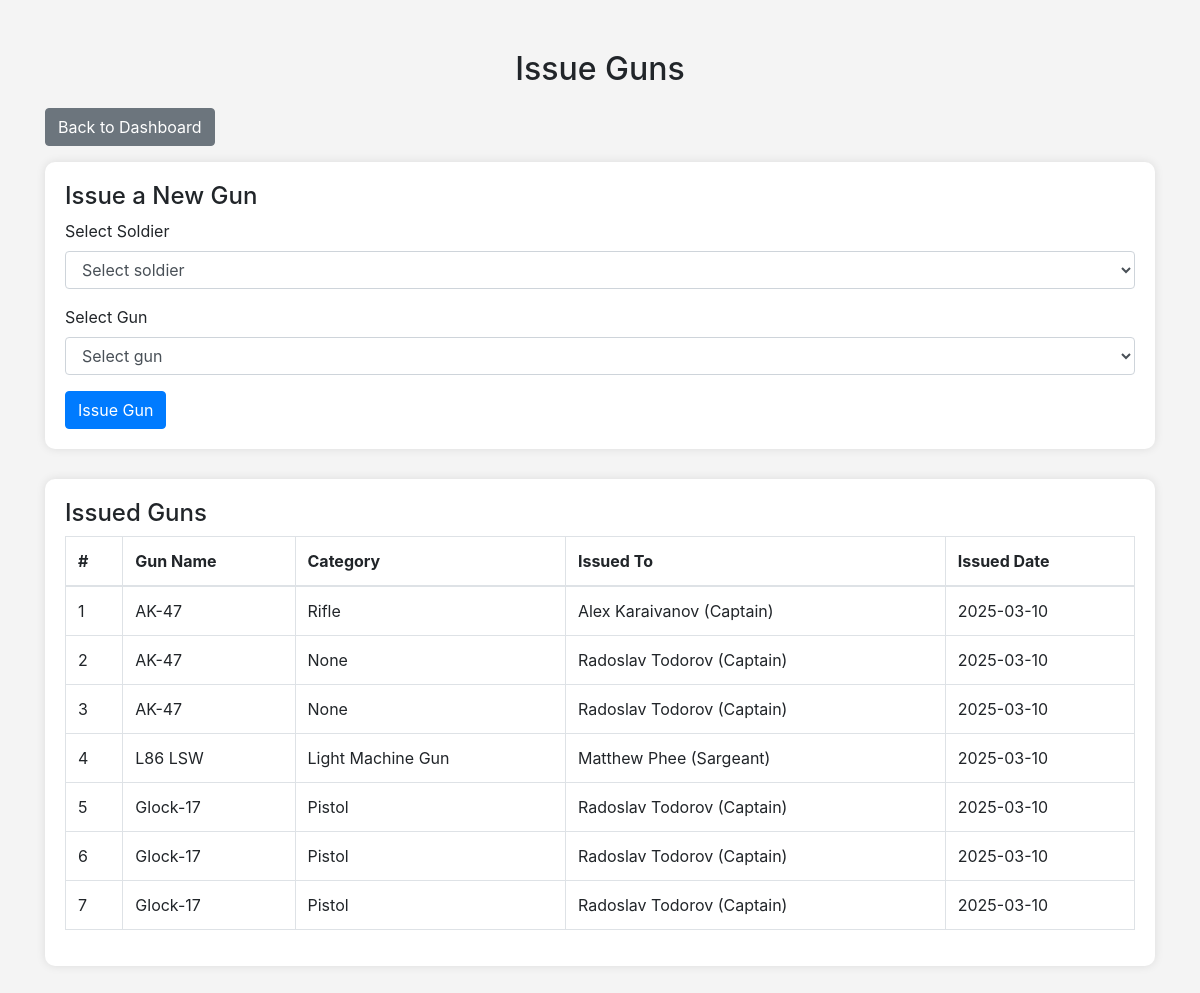
The app's page /guns/assign/ (signed in), older data.
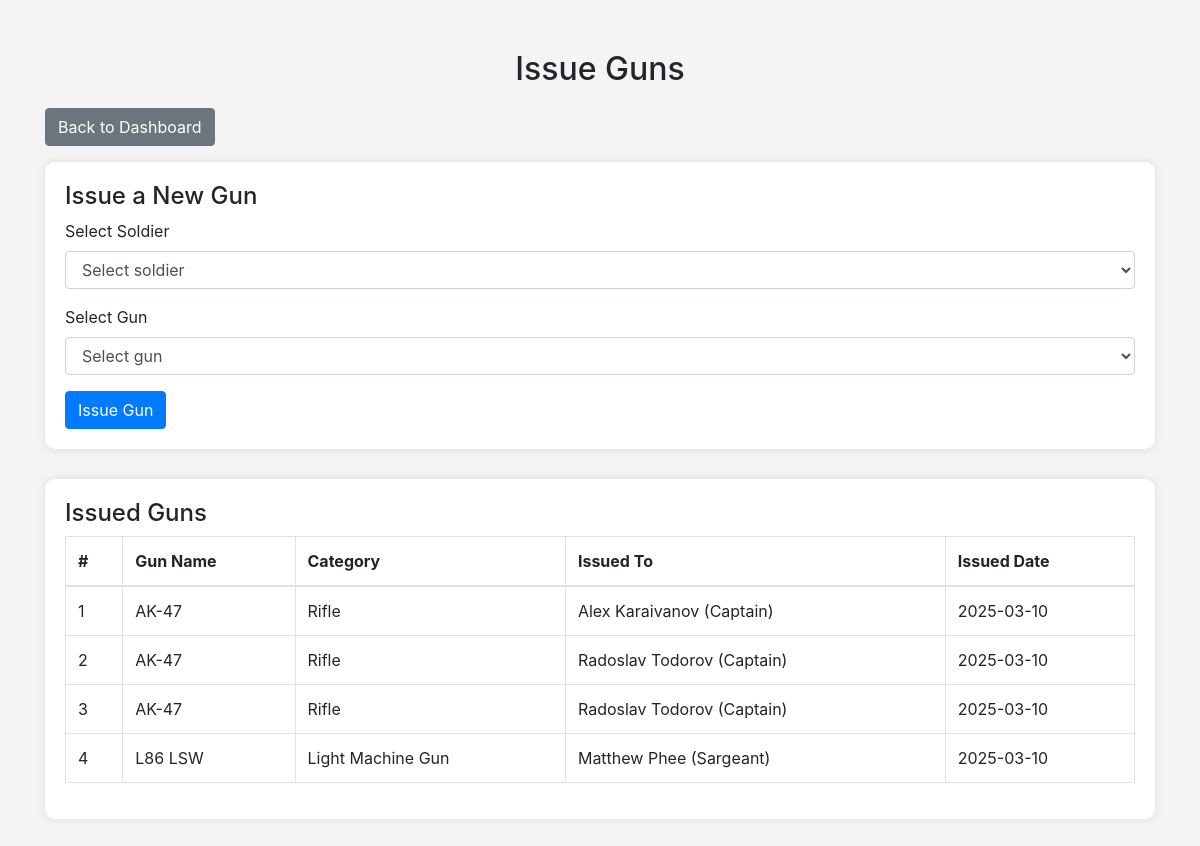
The same page, newer data.
### inventory_app/models.py (models this page shows, shortened)
class Assignment(models.Model):
    person = models.ForeignKey(Person, on_delete=models.CASCADE)
    gun = models.ForeignKey(Gun, on_delete=models.CASCADE)
    date_assigned = models.DateTimeField(auto_now_add=True)
    date_returned = models.DateTimeField(null=True, blank=True)

class Gun(models.Model):
    name = models.CharField(max_length=100)
    category = models.CharField(max_length=50, null=True, blank=True)
    is_assigned = models.BooleanField(default=False)

class Person(models.Model):
    user = models.OneToOneField(User, on_delete=models.CASCADE, null=True, blank=True)  # Allow nulls temporarily
    name = models.CharField(max_length=100)
    rank = models.ForeignKey('Rank', on_delete=models.CASCADE)

class Rank(models.Model):
    name = models.CharField(max_length=50)

### inventory_app/views.py (the view)
# urls.py: path('guns/assign/', views.assign_gun, name='assign_gun'),
@login_required
def assign_gun(request):
    if request.method == 'POST':
        person_id = request.POST.get('person')
        gun_id = request.POST.get('gun')
        if person_id and gun_id:
            person = Person.objects.get(id=person_id)
            gun = Gun.objects.get(id=gun_id)
            if not gun.is_assigned:
                Assignment.objects.create(person=person, gun=gun)
                gun.is_assigned = True
                gun.save()
        return redirect('assign_gun')
    else:
        people = Person.objects.all()
        available_guns = Gun.objects.filter(is_assigned=False)
        issued_guns = Assignment.objects.select_related('gun', 'person').filter(date_returned__isnull=True)
        return render(request, 'assign_gun.html', {'people': people, 'guns': available_guns, 'issued_guns': issued_guns})

### inventory_app/templates/assign_gun.html (shortened to what this page needs)
<!DOCTYPE html>
<html lang="en">
<head>
    <link rel="stylesheet" href="https://stackpath.bootstrapcdn.com/bootstrap/4.5.2/css/bootstrap.min.css">
</head>
<body>
<div class="container">
    <h2 class="text-center">Issue Guns</h2>
    <a href="{% url 'admin_dashboard' %}" class="btn btn-secondary mb-3">Back to Dashboard</a>
    <div class="form-section">
        <h4>Issue a New Gun</h4>
        <form method="post">
            <div class="form-group">
                <label for="person">Select Soldier</label>
                <select class="form-control" id="person" name="person" required>
                    <option value="" disabled selected>Select soldier</option>
                </select>
            </div>
            <div class="form-group">
                <label for="gun">Select Gun</label>
                <select class="form-control" id="gun" name="gun" required>
                    <option value="" disabled selected>Select gun</option>
                </select>
            </div>
            <button type="submit" class="btn btn-primary">Issue Gun</button>
        </form>
    </div>
    <div class="list-section">
        <h4>Issued Guns</h4>
        <table class="table table-bordered">
            <thead>
                <tr>
                    <th>#</th>
                    <th>Gun Name</th>
                    <th>Category</th>
                    <th>Issued To</th>
                    <th>Issued Date</th>
                </tr>
            </thead>
            <tbody>
                {% if issued_guns %}
                    {% for assignment in issued_guns %}
                        <tr>
                            <td>{{ forloop.counter }}</td>
                            <td>{{ assignment.gun.name }}</td>
                            <td>{{ assignment.gun.category }}</td>
                            <td>{{ assignment.person.name }} ({{ assignment.person.rank.name }})</td>
                            <td>{{ assignment.date_assigned|date:"Y-m-d" }}</td>
                        </tr>
                    {% endfor %}
                {% else %}
                    <tr>
                        <td colspan="5" class="text-center">No guns issued</td>
                    </tr>
                {% endif %}
            </tbody>
        </table>
    </div>
</div>
</body>
</html>

### inventory_app/templates/assign_gun.html (style rules this page uses)
body { background-color: #f4f4f4; }
.container { margin-top: 50px; }
.form-section, .list-section { background-color: #fff; padding: 20px; border-radius: 10px; box-shadow: 0 0 10px rgba(0, 0, 0, 0.1); margin-bottom: 30px; }
h2 { margin-bottom: 20px; }

Row changes from the older to the newer data that the page shows:
removed Assignment: gun.name "Glock-17", gun.category "Pistol", person.name "Radoslav Todorov", person.rank.name "Captain", date_assigned "2025-03-10"
removed Assignment: gun.name "Glock-17", gun.category "Pistol", person.name "Radoslav Todorov", person.rank.name "Captain", date_assigned "2025-03-10"
removed Assignment: gun.name "Glock-17", gun.category "Pistol", person.name "Radoslav Todorov", person.rank.name "Captain", date_assigned "2025-03-10"
changed through a linked row, Assignment (number 2 of 4 on the later page): gun.category "None" → "Rifle"
changed through a linked row, Assignment (number 3 of 4 on the later page): gun.category "None" → "Rifle"
